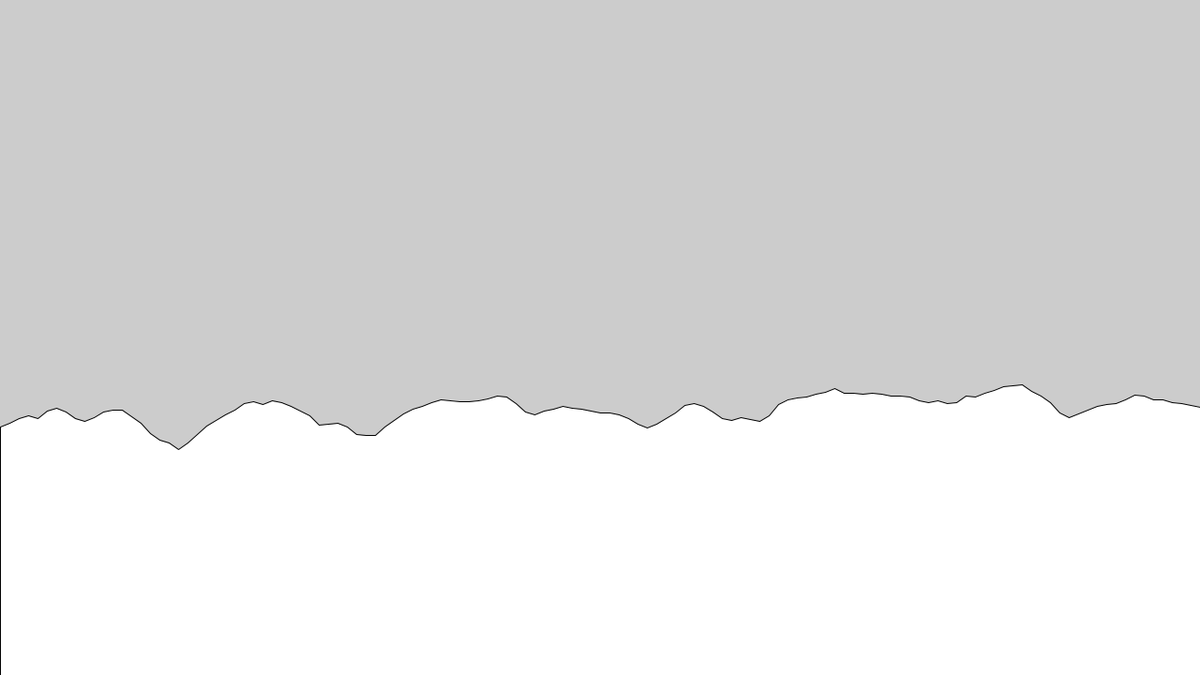
Frame 1 (no input)
Frame 60 (the mouse pressed at the canvas centre just before this capture): identical to frame 1, image omitted
Frame 120 (the mouse held since frame 60 and released just before this capture): identical to frame 1, image omitted

The Processing sketch that drew this single still picture (run headless with seeded random() and noise(); from frame 60 on, the mouse is pressed at the canvas centre):

// Processing sketch: art_013
// ── art_013.pde
int xDrawRes = 10;
int lineHeight = 400;
float xOff, curNoise, xRes;

void setup() {
  size(1280, 720);
  pixelDensity(displayDensity());
  colorMode(HSB, 360, 1, 1, 1);
  
  xRes = 0.1;
  
  render();
}


void draw() {
}

void keyPressed() {
  if(key == ' ') {
    noiseSeed(int(random(0,99999)));
    render(); 
  }
}

void render() {
 beginShape();
 vertex(0,height);
 
 xOff = 0;
 for(int x = 0; x <= width; x += xDrawRes) {
   xOff += xRes;
   curNoise = noise(xOff) * 100;
   
   println(curNoise);
   println(xOff);
   println(xRes);
   
   vertex(x, lineHeight + curNoise);
   
   
 }
 
 vertex(width, height);
 endShape(); 
}
